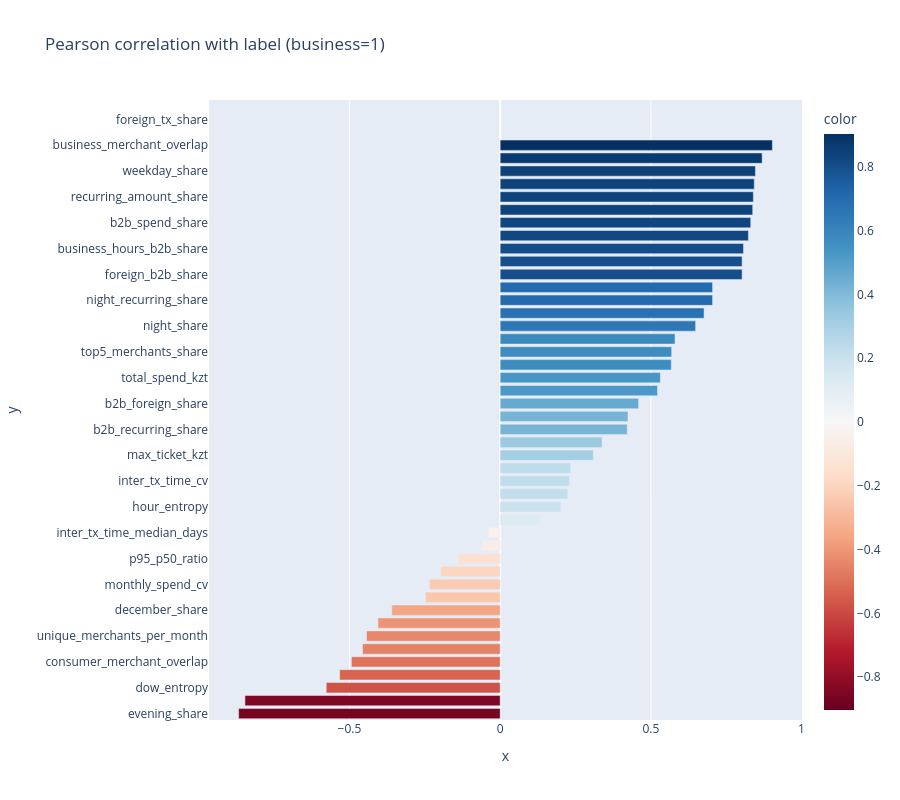

Notebook code for this chart:
### Markdown cell above
## 5. Корреляция фичей с таргетом

### Code cell
num_cols = [c for c in fm.columns
            if fm[c].dtype in (pl.Float64, pl.Float32, pl.Int64, pl.Int32, pl.Int8, pl.Int16)
            and c != 'label']

corr_with_label = (
    fm.select(num_cols + ['label'])
    .to_pandas()
    .corr()['label']
    .drop('label')
    .sort_values(key=abs, ascending=False)
)

fig = px.bar(
    x=corr_with_label.values,
    y=corr_with_label.index,
    orientation='h',
    color=corr_with_label.values,
    color_continuous_scale='RdBu',
    color_continuous_midpoint=0,
    title='Pearson correlation with label (business=1)',
    height=800,
)
fig.update_layout(yaxis={'categoryorder': 'total ascending'})
fig.show()

### Figure 1 — Plotly figure (JSON) as saved in the notebook; plotly's stock layout.template omitted (floating-point values rounded to 4 significant figures)
{"data": [{"hovertemplate": "x=%{x}<br>y=%{y}<br>color=%{marker.color}<extra></extra>", "legendgroup": "", "marker": {"color": [0.9032, 0.8693, -0.8679, 0.847, -0.847, 0.8432, 0.8401, 0.838, 0.8315, 0.8237, 0.8074, 0.8028, 0.8028, 0.7048, 0.7048, 0.6765, 0.6485, 0.5802, -0.5772, 0.5691, 0.5679, -0.5326, 0.5315, 0.5221, -0.4936, 0.4592, -0.4567, -0.4433, 0.4241, 0.4217, -0.4056, -0.3596, 0.3379, 0.3089, -0.2478, -0.2351, 0.2341, 0.2293, 0.2241, 0.2014, -0.1969, -0.1403, 0.1306, -0.05966, -0.03991, NaN, NaN, NaN], "coloraxis": "coloraxis", "pattern": {"shape": ""}}, "name": "", "orientation": "h", "showlegend": false, "textposition": "auto", "type": "bar", "x": [0.9032, 0.8693, -0.8679, 0.847, -0.847, 0.8432, 0.8401, 0.838, 0.8315, 0.8237, 0.8074, 0.8028, 0.8028, 0.7048, 0.7048, 0.6765, 0.6485, 0.5802, -0.5772, 0.5691, 0.5679, -0.5326, 0.5315, 0.5221, -0.4936, 0.4592, -0.4567, -0.4433, 0.4241, 0.4217, -0.4056, -0.3596, 0.3379, 0.3089, -0.2478, -0.2351, 0.2341, 0.2293, 0.2241, 0.2014, -0.1969, -0.1403, 0.1306, -0.05966, -0.03991, NaN, NaN, NaN], "xaxis": "x", "y": ["business_merchant_overlap", "online_share", "evening_share", "weekday_share", "weekend_share", "online_b2b_share", "recurring_amount_share", "tokenized_share", "b2b_spend_share", "business_hours_share", "business_hours_b2b_share", "foreign_b2b_share", "b2b_tx_share", "night_recurring_share", "recurring_share", "merchant_signature_cosine", "night_share", "median_ticket_kzt", "dow_entropy", "top5_merchants_share", "avg_ticket_kzt", "consumer_tx_share", "total_spend_kzt", "p95_ticket_kzt", "consumer_merchant_overlap", "b2b_foreign_share", "consumer_spend_share", "unique_merchants_per_month", "std_ticket_kzt", "b2b_recurring_share", "mixed_tx_share", "december_share", "max_daily_spend_kzt", "max_ticket_kzt", "mixed_spend_share", "monthly_spend_cv", "top1_merchant_share", "inter_tx_time_cv", "merchant_hhi", "hour_entropy", "lunch_dip_ratio", "p95_p50_ratio", "tx_per_active_day", "morning_share", "inter_tx_time_median_days", "offline_share", "foreign_tx_share", "kz_share"], "yaxis": "y"}], "layout": {"barmode": "relative", "coloraxis": {"cmid": 0, "colorbar": {"title": {"text": "color"}}, "colorscale": [[0, "rgb(103,0,31)"], [0.1, "rgb(178,24,43)"], [0.2, "rgb(214,96,77)"], [0.3, "rgb(244,165,130)"], [0.4, "rgb(253,219,199)"], [0.5, "rgb(247,247,247)"], [0.6, "rgb(209,229,240)"], [0.7, "rgb(146,197,222)"], [0.8, "rgb(67,147,195)"], [0.9, "rgb(33,102,172)"], [1, "rgb(5,48,97)"]]}, "height": 800, "legend": {"tracegroupgap": 0}, "title": {"text": "Pearson correlation with label (business=1)"}, "xaxis": {"anchor": "y", "domain": [0, 1], "title": {"text": "x"}}, "yaxis": {"anchor": "x", "categoryorder": "total ascending", "domain": [0, 1], "title": {"text": "y"}}}}
